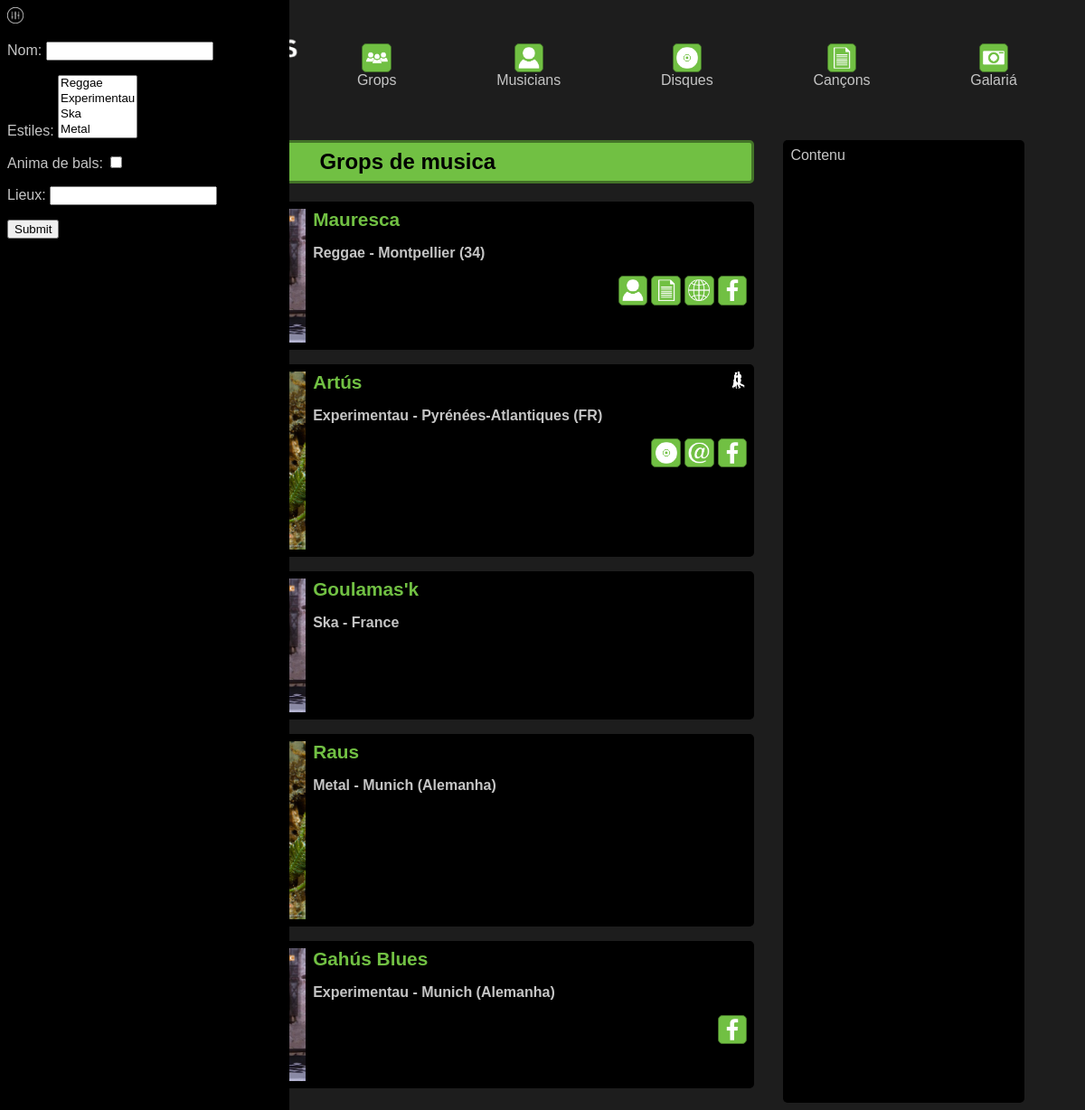
The page /musica/grops/lista/ on the database its author committed.
### musica/models.py (models this page shows, shortened)
class APhotos(models.Model):
	album = GenericRelation(Album, content_type_field="content_type", object_id_field="object_id", on_delete=models.SET_NULL, null=True, blank=True)
	class Meta:
		abstract = True

class Groupe(APhotos):
	nom=models.CharField(max_length=255, verbose_name='nom')
	image=models.ImageField(upload_to="groupes/", verbose_name='fòto')
	present=models.TextField(max_length=1000, verbose_name='presentacion', null=True, blank=True)
	site=models.URLField(max_length=255, verbose_name='site', null=True, blank=True)
	reseaux = models.ManyToManyField(ReseauGroupe, related_name='reseaux_groupe', blank=True, verbose_name="malhums")
	styles = models.ManyToManyField(Style, related_name='styles_groupe', verbose_name="estiles", blank=True)
	bal = models.BooleanField(verbose_name="anima de bals")
	mail = models.EmailField(max_length=255, verbose_name='corric')
	mailvisible = models.BooleanField(verbose_name="corric visible per totes ?")
	telefone = models.CharField(max_length=255, verbose_name='telefòne', null=True, blank=True)
	telvisible = models.BooleanField(verbose_name="telefòne visible per totes ?")
	createdDate=models.DateTimeField(auto_now_add=True, auto_now=False, verbose_name="data de creacion")
	lastModifDate=models.DateTimeField(auto_now_add=False, auto_now=True, verbose_name="darrièra modificacion")
	lieux = models.ManyToManyField(Lieu, related_name='lieux_groupes', verbose_name="luòc(s)", blank=True)
	def __str__(self):
		return self.nom

class Style(models.Model):
	nom_oc=models.CharField(max_length=255, verbose_name='nom occitan')
	def __str__(self):
		return self.nom_oc

class Lieu(models.Model):
	content_type = models.ForeignKey(ContentType, on_delete=models.CASCADE)
	object_id = models.PositiveIntegerField()
	content_object = GenericForeignKey('content_type', 'object_id')

class Ville(models.Model):
	nom_oc=models.CharField(max_length=255, verbose_name='nom occitan', null=True, blank=True)
	nom_fr=models.CharField(max_length=255, verbose_name='nom français')
	identifiant=models.IntegerField(verbose_name="identificant")
	cp=models.IntegerField(verbose_name="còdi postal", null=True, blank=True)
	latitud=models.IntegerField(verbose_name="latitud", null=True, blank=True)
	longitud=models.IntegerField(verbose_name="longitud", null=True, blank=True)
	departement = models.ForeignKey(Departement, on_delete=models.PROTECT, verbose_name="departament", null=True, blank=True)
	pays = models.ForeignKey(Pays, on_delete=models.PROTECT, verbose_name="país", null=True, blank=True)
	def __str__(self):
		if self.departement:
			return self.nom_fr+' ('+str(self.departement.numero)+')'
		elif self.pays:
			return self.nom_fr+' ('+self.pays.nom_oc+')'
		else:
			return self.nom_fr

class Departement(models.Model):
	numero=models.IntegerField(verbose_name='còdi')
	nom_oc=models.CharField(max_length=255, verbose_name='nom occitan', null=True, blank=True)
	nom_fr=models.CharField(max_length=255, verbose_name='nom français')
	pays = models.ForeignKey(Pays, on_delete=models.PROTECT, verbose_name="país", null=True, blank=True)
	def __str__(self):
		return self.nom_fr+' ('+self.pays.code+')'

class ReseauGroupe(models.Model):
	url=models.URLField(max_length=255, verbose_name='URL')
	reseau=models.ForeignKey(Reseau, on_delete=models.CASCADE)

class Reseau(models.Model):
	nom=models.CharField(max_length=255, verbose_name='nom')
	image=models.ImageField(upload_to="reseaux/", verbose_name='icòna', null=True)

class Pays(models.Model):
	code=models.CharField(max_length=10, verbose_name='còdi')
	nom_oc=models.CharField(max_length=255, verbose_name='nom occitan')
	nom_fr=models.CharField(max_length=255, verbose_name='nom français')
	def __str__(self):
		return self.nom_fr

### musica/views.py (the view)
def ListGroup(request):
	listenoms=set()
	for groupe in Groupe.objects.all():
		listenoms.add(groupe.nom)
	listenoms=list(listenoms)
	listenoms.sort()
	print('----------')
	print(listenoms)
	groupe_list=Groupe.objects.all()
	print(groupe_list)
	if request.GET:
		filtreform=FiltreGroupeForm(request.GET)
		print('------------')
		print(request.GET)
		if 'nom' in request.GET and request.GET['nom']!='':
			groupe_list=groupe_list.filter(nom__contains=request.GET['nom'])
		if 'styles' in request.GET and request.GET.getlist('styles'):
			groupe_list=groupe_list.filter(styles__in=request.GET.getlist('styles'))
		if 'bal' in request.GET:
			groupe_list=groupe_list.filter(bal=True)
		if 'lieux' in request.GET and request.GET['lieux']!='':
			lieu=request.GET['lieux']
			match=re.search(r'^([^\(]*?) \(([^\)]*?)\)', lieu)
			if match:
				nom=match.group(1)
				par=match.group(2)
				if len(Ville.objects.filter(nom_fr=nom, departement__numero=par))>0:
					villedep=villedep=Ville.objects.filter(nom_fr=nom, departement__numero=par)
					groupe_list=groupe_list.filter(lieux__content_object__in=villedep)
				elif len(Ville.objects.filter(nom_fr=nom, pays__nom_fr=par))>0:
					villepays=Ville.objects.filter(nom_fr=nom, pays__nom_fr=par)
					groupe_list=groupe_list.filter(lieux__content_object__in=villepays)
				elif len(Departement.objects.filter(nom_fr=nom, pays__code=par))>0:
					deppays=Departement.objects.filter(nom_fr=nom, pays__code=par)
					contlieu=deppays
			else:
				if len(Ville.objects.filter(nom_fr=lieu))>0:
					ville=Ville.objects.filter(nom_fr=lieu)
					groupe_list=groupe_list.filter(lieux__content_object__in=ville)
				elif len(Departement.objects.filter(nom_fr=lieu))>0:
					dep=Departement.objects.filter(nom_fr=lieu)
					contlieu=dep
				elif len(Pays.objects.filter(nom_fr=lieu))>0:
					pays=Pays.objects.filter(nom_fr=lieu)
					contlieu=pays
	else:
		filtreform=FiltreGroupeForm()
	print(groupe_list)
	return render(request, 'musica/liste_groupes.html', locals())

### musica/forms.py
class FiltreGroupeForm(forms.ModelForm):
	nom = forms.CharField(required=False)
	lieux = forms.CharField(required=False)
	class Meta:
		model = Groupe
		fields = ('nom','styles','bal', 'lieux')
		listegroupes=set()
		for groupe in Groupe.objects.all():
			listegroupes.add(groupe.nom)
		listegroupes=list(listegroupes)
		listegroupes.sort()
		listelieux=set()
		for lieu in Lieu.objects.all():
			listelieux.add(str(lieu.content_object))
		listelieux=list(listelieux)
		listelieux.sort()
		widgets = {
			'nom': floppyforms.widgets.Input(datalist=listegroupes),
			'styles': floppyforms.widgets.CheckboxSelectMultiple(),
			'lieux': floppyforms.widgets.Input(datalist=listelieux)
		}

### musica/templates/musica/liste_groupes.html (shortened to what this page needs)
{% extends "squelette.html" %}
{% load static %}
{% block h2 %}Grops de musica{% endblock %}
{% block filtres %}
<div class="filtres">
  <img src="{% static 'imatges/icones/parametres.png' %}" alt="Filtrar los resultats" title="Filtrar los resultats" class="iconerechch">
  <div class="contenu_filtres">
	<form action="" method="get">
    {{ filtreform.as_p }}
    <input type="submit" value="Submit" />
</form>
  </div>
</div>
{% endblock %}
{% block contenu %}
	{% for groupe in groupe_list %}
		<div class="cadreresult">
		  {% if groupe.bal %}<img src="{% static 'imatges/icones/danse.png' %}" class="iconedanse" alt="Fa de musica a dançar" title="Fa de musica a dançar">{% endif %}<img src="{{ groupe.image.url }}" class="imageresult" alt="{{ groupe.nom }}">
		  <h4>{{ groupe.nom }}</h4>
		  <p class="subt">{% for style in groupe.styles.all %}{{ style }}{% if not forloop.last %}, {% endif %}{% endfor %} - {% for lieu in groupe.lieux.all %}{{ lieu.content_object }}{% if not forloop.last %}, {% endif %}{% endfor %}</p>
			<div class="iconesresult">{% if groupe.musiciens_groupe.all %}<a href="" alt="Musicians de {{ groupe.nom }}" title="Musicians de {{ groupe.nom }}"><img src="{% static 'imatges/icones/musicien.png' %}" class="iconeresult"></a>{% endif %}
			{% if groupe.disques_groupe.all %}<a href="" alt="Produccions de {{ groupe.nom }}" title="Produccions de {{ groupe.nom }}"><img src="{% static 'imatges/icones/disque.png' %}" class="iconeresult"></a>{% endif %}
			{% if groupe.chansons_groupe.all %}<a href="" alt="Cançons de {{ groupe.nom }}" title="Cançons de {{ groupe.nom }}"><img src="{% static 'imatges/icones/chanson.png' %}" class="iconeresult"></a>{% endif %}
			{% if groupe.site %}<a href="{{ groupe.site }}" alt="Site de {{ groupe.nom }}" title="Site de {{ groupe.nom }}"><img src="{% static 'imatges/icones/web.png' %}" class="iconeresult"></a>{% endif %}
			{% if groupe.mail != "" and groupe.mailvisible %}<a href="mailto:{{ groupe.mail }}" alt="Escriure un corric a {{ groupe.nom }}" title="Escriure un corric a {{ groupe.nom }}"><img src="{% static 'imatges/icones/mail.png' %}" class="iconeresult"></a>{% endif %}
			{% for reseau in groupe.reseaux.all %}<a href="{{ reseau.url }}" alt="{{ reseau.reseau.nom }} de {{ groupe.nom }}" title="{{ reseau.reseau.nom }} de {{ groupe.nom }}"><img src="{{ reseau.reseau.image.url }}" alt="{{ reseau.reseau.nom }}" class="iconeresult"></a> {% endfor %}
			</div>
		</div>
	{% endfor %}
{% endblock %}

### templates/squelette.html (shortened to what this page needs)
{% load static %}
<!DOCTYPE html>
<html lang="fr">
<head>
   <link rel="stylesheet" href="{% static 'css/style.css' %}" />
</head>
<body>
	{% block filtres %}
  {% endblock %}
<div class="haut">
<div class="menu">
  <div class="item"><a href=""><img src="{% static 'imatges/icones/groupe.png' %}" class="pucemenu"><br />Grops</a></div>
  <div class="item"><a href=""><img src="{% static 'imatges/icones/musicien.png' %}" class="pucemenu"><br />Musicians</a></div>
  <div class="item"><a href=""><img src="{% static 'imatges/icones/disque.png' %}" class="pucemenu"><br />Disques</a></div>
  <div class="item"><a href=""><img src="{% static 'imatges/icones/chanson.png' %}" class="pucemenu"><br />Cançons</a></div>
  <div class="item"><a href=""><img src="{% static 'imatges/icones/galerie.png' %}" class="pucemenu"><br />Galariá</a></div>
</div>
</div>
<div class="page">
	<div class="content">
	<h2>{% block h2 %}{% endblock %}</h2>
	{% block contenu %}
  {% endblock %}
	</div>
	<div class="barregauche">
		Contenu
	</div>
</div>
</body>
</html>

### static/css/style.css (style rules this page uses)
body { background:#1d1d1d; color:#c5c5c5; font-family:Arial; }
img { max-width:100%; }
.haut { width:90%; margin-left:auto; margin-right:auto; }
.menu { float:right; padding:0; width:70%; display:flex; justify-content:space-between; padding-top:2em; }
.item { padding:0.5em; text-align:center; }
.item a { color:#c5c5c5; text-decoration:none; }
.pucemenu, .iconeresult { vertical-align:middle; background:#71C043; padding:0.2em; border-radius:5px; border:1px solid #437328; }
.pucemenu { width:1.5em; }
.iconeresult { width:1.5em; }
.iconedanse { width:1.2em; vertical-align:middle; float:right; }
.filtres { position:absolute; top:0; left:0; height:100%; box-sizing:border-box; background:#000; width:3vw; width:20em; padding:0.5em; }
.iconerechch { max-width:1.5vw; }
.filtres .contenu_filtres { visibility:hidden; visibility:visible; }
.page { width:90%; margin-left:auto; margin-right:auto; margin-top:1em; }
h2 { background:#71C043; text-align:center; color:#000; border-radius:5px; border:3px solid #437328; margin-top:0; padding:0.3em; }
.page { display:flex; justify-content:space-between; align-items:stretch; }
.barregauche { background:#000; box-sizing:border-box; width:25%; border-radius:5px; padding:0.5em; }
.content { box-sizing:border-box; width:72%; }
.cadreresult { background:#000; border-radius:5px; padding:0.5em; margin-bottom:1em; }
.cadreresult h4 { margin-top:0; color:#71C043; font-size:1.3em; margin-bottom:0.5em; }
.cadreresult .subt { font-weight:bold; }
.iconesresult { float:right; }

### rows shown on the page
Groupe: nom "Mauresca"
Style: nom_oc "Reggae"
Lieu: content_object "Montpellier (34)"
ReseauGroupe: reseau.image (picture)
Groupe: bal True (drawn), nom "Artús", mailvisible True (drawn)
Style: nom_oc "Experimentau"
Lieu: content_object "Pyrénées-Atlantiques (FR)"
ReseauGroupe: reseau.image (picture)
Groupe: nom "Goulamas'k"
Style: nom_oc "Ska"
Lieu: content_object "France"
Groupe: nom "Raus"
Style: nom_oc "Metal"
Lieu: content_object "Munich (Alemanha)"
Groupe: nom "Gahús Blues"
